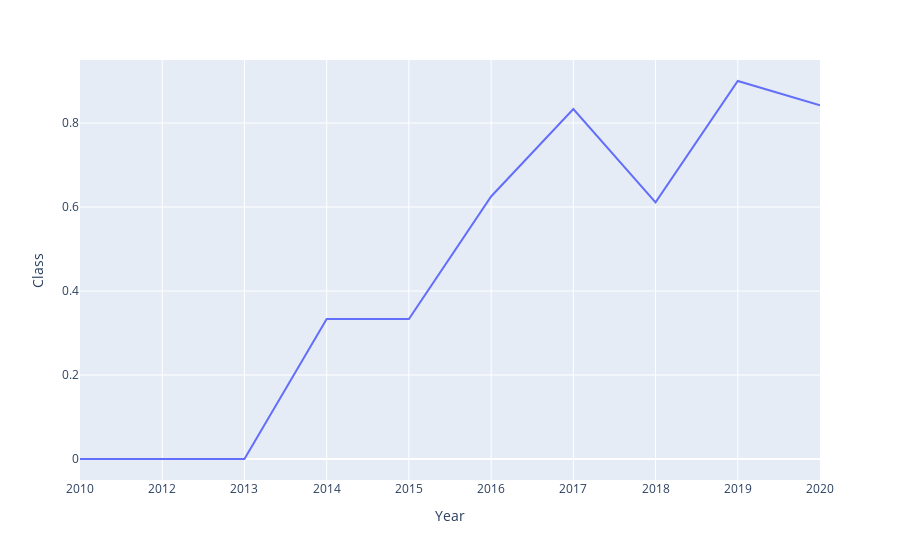

Here is the notebook cell this chart was saved with:
### Code cell
fig7=px.line(df_year, x='Year', y='Class')
fig7.show()

### Figure 1 — Plotly figure (JSON) as saved in the notebook; plotly's stock layout.template omitted (floating-point values rounded to 4 significant figures)
{"data": [{"hovertemplate": "Year=%{x}<br>Class=%{y}<extra></extra>", "legendgroup": "", "line": {"color": "#636efa", "dash": "solid"}, "marker": {"symbol": "circle"}, "mode": "lines", "name": "", "orientation": "v", "showlegend": false, "type": "scatter", "x": ["2010", "2012", "2013", "2014", "2015", "2016", "2017", "2018", "2019", "2020"], "xaxis": "x", "y": [0, 0, 0, 0.3333, 0.3333, 0.625, 0.8333, 0.6111, 0.9, 0.8421], "yaxis": "y"}], "layout": {"autosize": true, "legend": {"tracegroupgap": 0}, "margin": {"t": 60}, "xaxis": {"anchor": "y", "autorange": true, "domain": [0, 1], "range": [0, 9], "title": {"text": "Year"}, "type": "category"}, "yaxis": {"anchor": "x", "autorange": true, "domain": [0, 1], "range": [-0.05, 0.95], "title": {"text": "Class"}, "type": "linear"}}}
